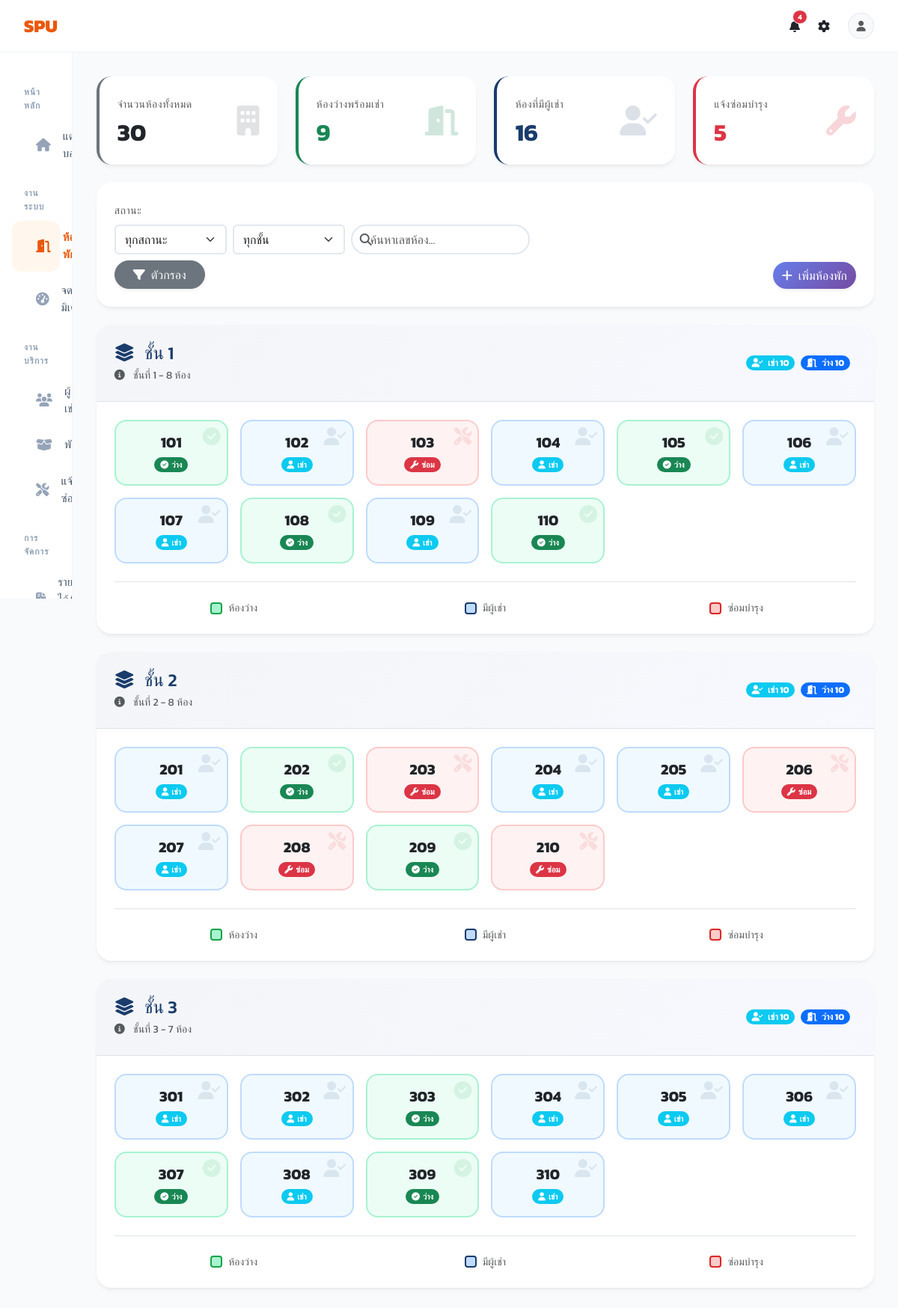
The app's page /rooms/ (signed in) with its own data.
### apps/rooms/models.py (models this page shows, shortened)
class Room(models.Model):
    ROOM_TYPES = [
        ('รายเดือน', 'รายเดือน'),
        ('รายวัน', 'รายวัน'),
    ]
    STATUS_CHOICES = [
        ('ว่าง', 'ว่าง'),
        ('ไม่ว่าง', 'ไม่ว่าง'),
        ('ซ่อมบำรุง', 'ซ่อมบำรุง'),
    ]
    room_number = models.CharField(max_length=20, unique=True)
    floor = models.PositiveIntegerField()
    room_type = models.CharField(max_length=20, choices=ROOM_TYPES, default='รายเดือน')
    size_sqm = models.DecimalField(max_digits=6, decimal_places=2, default=0.00)
    monthly_rent = models.DecimalField(max_digits=10, decimal_places=2, default=0.00)
    elec_rate = models.DecimalField(max_digits=5, decimal_places=2, default=7.00)
    water_rate = models.DecimalField(max_digits=5, decimal_places=2, default=18.00)
    status = models.CharField(max_length=20, choices=STATUS_CHOICES, default='ว่าง')
    description = models.TextField(blank=True)
    image = models.ImageField(upload_to='rooms/', blank=True, null=True)
    created_at = models.DateTimeField(auto_now_add=True)
    class Meta:
        ordering = ['floor', 'room_number']

### apps/rooms/views.py (the view)
# urls.py: path('', views.room_list, name='list'),
@login_required
def room_list(request):
    rooms = Room.objects.select_related('current_tenant').order_by('floor', 'room_number')
    status_filter = request.GET.get('status', '')
    floor_filter = request.GET.get('floor', '')
    search_query = request.GET.get('search', '').strip()
    if status_filter:
        rooms = rooms.filter(status=status_filter)
    if floor_filter:
        rooms = rooms.filter(floor=floor_filter)
    if search_query:
        rooms = rooms.filter(
        Q(room_number__icontains=search_query) |
        Q(current_tenant__first_name__icontains=search_query) |
        Q(current_tenant__last_name__icontains=search_query)
    )
    rooms_by_floor = {}
    for room in rooms:
        if room.floor not in rooms_by_floor:
            rooms_by_floor[room.floor] = []
        rooms_by_floor[room.floor].append(room)
    context = {
        'rooms_by_floor': rooms_by_floor,
        'status_filter': status_filter,
        'search_query': search_query,
        'floor_filter': floor_filter,
        'floors': Room.objects.values_list('floor', flat=True).distinct().order_by('floor'),
        'available_count': Room.objects.filter(status='ว่าง').count(),
        'occupied_count': Room.objects.filter(status='ไม่ว่าง').count(),
        'maintenance_count': Room.objects.filter(status='ซ่อมบำรุง').count(),
        'total_rooms': Room.objects.count(),
    }
    return render(request, 'rooms/room_list.html', context)

### apps/parcels/context_processors.py (called while the page is built)
def parcel_context(request):
    if request.user.is_authenticated:
        try:
            role = request.user.profile.role if hasattr(request.user, 'profile') else 'Admin'
            if role == 'Tenant':
                count = Parcel.objects.filter(
                    room__current_tenant__email=request.user.email,
                    status='pending'
                ).count()
            else:
                count = Parcel.objects.filter(status='pending').count()
        except Exception:
            count = 0
        return {'pending_parcels_count': count}
    return {'pending_parcels_count': 0}

### apps/rooms/templates/rooms/room_list.html (shortened to what this page needs)
{% extends 'base.html' %}
{% block content %}
<div class="row g-4 mb-4">
    <div class="col-md-3">
        <div class="sys-card p-4 h-100 border-start border-4 border-secondary">
            <div class="d-flex align-items-center justify-content-between">
                <div>
                    <span class="text-muted small fw-medium text-uppercase" style="letter-spacing: 0.5px;">จำนวนห้องทั้งหมด</span>
                    <h2 class="fw-bold text-dark mb-0 mt-2">{{ total_rooms }}</h2>
                </div>
                <i class="fa-solid fa-building text-secondary" style="font-size: 2.5rem; opacity: 0.2;"></i>
            </div>
        </div>
    </div>
    <div class="col-md-3">
        <div class="sys-card p-4 h-100 border-start border-4 border-success">
            <div class="d-flex align-items-center justify-content-between">
                <div>
                    <span class="text-muted small fw-medium text-uppercase" style="letter-spacing: 0.5px;">ห้องว่างพร้อมเช่า</span>
                    <h2 class="fw-bold text-success mb-0 mt-2">{{ available_count }}</h2>
                </div>
                <i class="fa-solid fa-door-open text-success" style="font-size: 2.5rem; opacity: 0.2;"></i>
            </div>
        </div>
    </div>
    <div class="col-md-3">
        <div class="sys-card p-4 h-100 border-start border-4" style="border-color: #1A3C6C !important;">
            <div class="d-flex align-items-center justify-content-between">
                <div>
                    <span class="text-muted small fw-medium text-uppercase" style="letter-spacing: 0.5px;">ห้องที่มีผู้เช่า</span>
                    <h2 class="fw-bold mb-0 mt-2" style="color: #1A3C6C;">{{ occupied_count }}</h2>
                </div>
                <i class="fa-solid fa-user-check" style="font-size: 2.5rem; opacity: 0.15; color: #1A3C6C;"></i>
            </div>
        </div>
    </div>
    <div class="col-md-3">
        <div class="sys-card p-4 h-100 border-start border-4 border-danger">
            <div class="d-flex align-items-center justify-content-between">
                <div>
                    <span class="text-muted small fw-medium text-uppercase" style="letter-spacing: 0.5px;">แจ้งซ่อมบำรุง</span>
                    <h2 class="fw-bold text-danger mb-0 mt-2">{{ maintenance_count }}</h2>
                </div>
                <i class="fa-solid fa-wrench text-danger" style="font-size: 2.5rem; opacity: 0.2;"></i>
            </div>
        </div>
    </div>
</div>
<div class="sys-card mb-4">
    <div class="p-4">
        <div class="row g-3 align-items-end">
            <div class="col-12 col-sm-auto">
                <label class="form-label text-muted small fw-medium text-uppercase mb-2" style="letter-spacing: 0.5px;">สถานะ</label>
                <form id="filterForm" method="get" class="d-flex flex-wrap gap-2">
                    <select name="status" class="form-select" id="statusFilter" style="max-width: 150px;">
                        <option value="">ทุกสถานะ</option>
                    </select>
                    <select name="floor" class="form-select" id="floorFilter" style="max-width: 150px;">
                        <option value="">ทุกชั้น</option>
                    </select>
                    <div class="position-relative" style="min-width: 220px;">
                        <i class="fa-solid fa-magnifying-glass position-absolute text-muted" style="left:12px; top:50%; transform:translateY(-50%); z-index:1;"></i>
                        <input type="text" name="search" class="form-control ps-4"
                               placeholder="ค้นหาเลขห้อง..."
                               value="{{ search_query }}"
                               style="border: 2px solid #e2e8f0; border-radius: 10px;">
                    </div>
                    <button type="submit" class="btn btn-secondary shadow-sm px-4">
                        <i class="fa-solid fa-filter me-2"></i>ตัวกรอง
                    </button>
                </form>
            </div>
            <div class="col-12 col-sm-auto ms-sm-auto">
                <a href="{% url 'rooms:create' %}" class="btn btn-primary shadow-sm d-inline-flex align-items-center gap-2">
                    <i class="fa-solid fa-plus"></i> เพิ่มห้องพัก
                </a>
            </div>
        </div>
    </div>
</div>
<div class="row g-4">
    {% for floor, rooms in rooms_by_floor.items %}
    <div class="col-12">
        <div class="sys-card overflow-hidden">
            <div class="p-4 border-bottom" style="background: linear-gradient(135deg, rgba(26, 60, 108, 0.05) 0%, rgba(102, 126, 234, 0.05) 100%);">
                <div class="d-flex justify-content-between align-items-center">
                    <div>
                        <h4 class="mb-1" style="color: #1A3C6C;">
                            <i class="fa-solid fa-layer-group me-2"></i>
                            ชั้น {{ floor }}
                        </h4>
                        <p class="text-muted small mb-0">
                            <i class="fa-solid fa-info-circle me-2"></i>
                            {% if floor == 1 or floor == 2 %}
                                ชั้นที่ {{ floor }} - 8 ห้อง
                            {% else %}
                                ชั้นที่ {{ floor }} - 7 ห้อง
                            {% endif %}
                        </p>
                    </div>
                    <div class="text-end">
                        <span class="badge bg-primary float-end me-2">
                            <i class="fa-solid fa-door-open me-1"></i>
                            ว่าง {{ rooms|dictsort:"status"|length }}
                        </span>
                        <span class="badge bg-info float-end me-2">
                            <i class="fa-solid fa-user-check me-1"></i>
                            เช่า {{ rooms|dictsort:"status"|length }}
                        </span>
                    </div>
                </div>
            </div>
            <div class="p-4">
                <div class="row g-3">
                    {% for room in rooms %}
                    <div class="col-6 col-sm-4 col-md-3 col-lg-2">
                        <a href="{% url 'rooms:detail' room.pk %}" class="text-decoration-none d-block h-100">
                            <div class="room-card h-100 position-relative overflow-hidden"
                                 data-status="{{ room.status }}"
                                 data-room-number="{{ room.room_number }}">
                                <div class="room-background h-100 p-3 d-flex flex-column align-items-center justify-content-center position-relative"
                                     style="background-color: {% if room.status == 'ว่าง' %}#ecfdf5{% elif room.status == 'ไม่ว่าง' %}#f0f9ff{% else %}#fef2f2{% endif %}; border: 2px solid {% if room.status == 'ว่าง' %}#a7f3d0{% elif room.status == 'ไม่ว่าง' %}#bfdbfe{% else %}#fecaca{% endif %}; border-radius: 16px; transition: all 0.3s cubic-bezier(0.4, 0, 0.2, 1);">
                                    <div class="position-absolute top-0 end-0" style="opacity: 0.1; margin: 8px;">
                                        {% if room.status == 'ว่าง' %}
                                            <i class="fa-solid fa-circle-check" style="font-size: 24px; color: #16a34a;"></i>
                                        {% elif room.status == 'ไม่ว่าง' %}
                                            <i class="fa-solid fa-user-check" style="font-size: 24px; color: #1A3C6C;"></i>
                                        {% else %}
                                            <i class="fa-solid fa-tools" style="font-size: 24px; color: #dc2626;"></i>
                                        {% endif %}
                                    </div>
                                    <h5 class="fw-bold mb-2 text-dark">{{ room.room_number }}</h5>
                                    <span class="badge
                                        {% if room.status == 'ว่าง' %}bg-success
                                        {% elif room.status == 'ไม่ว่าง' %}bg-info
                                        {% else %}bg-danger{% endif %}"
                                       style="font-size: 11px; padding: 4px 8px;">
                                        {% if room.status == 'ว่าง' %}
                                            <i class="fa-solid fa-circle-check me-1"></i>ว่าง
                                        {% elif room.status == 'ไม่ว่าง' %}
                                            <i class="fa-solid fa-user me-1"></i>เช่า
                                        {% else %}
                                            <i class="fa-solid fa-wrench me-1"></i>ซ่อม
                                        {% endif %}
                                    </span>
                                </div>
                            </div>
                        </a>
                    </div>
                    {% endfor %}
                </div>
                <div class="mt-4 pt-4 border-top">
                    <div class="row g-3 text-center small">
                        <div class="col-4">
                            <div class="d-flex align-items-center justify-content-center gap-2">
                                <div style="width: 16px; height: 16px; background-color: #a7f3d0; border: 2px solid #16a34a; border-radius: 4px;"></div>
                                <span class="text-muted">ห้องว่าง</span>
                            </div>
                        </div>
                        <div class="col-4">
                            <div class="d-flex align-items-center justify-content-center gap-2">
                                <div style="width: 16px; height: 16px; background-color: #bfdbfe; border: 2px solid #1A3C6C; border-radius: 4px;"></div>
                                <span class="text-muted">มีผู้เช่า</span>
                            </div>
                        </div>
                        <div class="col-4">
                            <div class="d-flex align-items-center justify-content-center gap-2">
                                <div style="width: 16px; height: 16px; background-color: #fecaca; border: 2px solid #dc2626; border-radius: 4px;"></div>
                                <span class="text-muted">ซ่อมบำรุง</span>
                            </div>
                        </div>
                    </div>
                </div>
            </div>
        </div>
    </div>
    {% endfor %}
</div>
{% endblock %}

### static/css/style.css (style rules this page uses)
:root { --brand-primary: #ea580c; --brand-primary-hover: #c2410c; --brand-navy: #1e293b; --brand-blue: #3b82f6; --brand-green: #10b981; --brand-red: #ef4444; --brand-orange: #f97316; --sidebar-bg: #FFFFFF; --sidebar-hover: #f8fafc; --bg-body: #f1f5f9; --card-bg: #FFFFFF; --white: #ffffff; --text-dark: #1e293b; --text-muted: #64748b; --border-color: #e2e8f0; --rounded-lg: 20px; --card-shadow: 0 4px 6px -1px rgba(0, 0, 0, 0.05), 0 2px 4px -2px rgba(0, 0, 0, 0.05); --card-shadow-hover: 0 10px 15px -3px rgba(0, 0, 0, 0.1), 0 4px 6px -4px rgba(0, 0, 0, 0.1); }
body { background-color: var(--bg-body); font-family: 'Kanit', sans-serif !important; color: var(--text-dark); overflow-x: hidden; }
.sys-card, .card, .btn, .list-group-item, .form-control, .badge { border-radius: var(--rounded-lg) !important; }
.sys-card { background: var(--card-bg); border: none; box-shadow: var(--card-shadow); transition: all 0.3s cubic-bezier(0.4, 0, 0.2, 1); }
.btn-primary { background-color: var(--brand-primary); border-color: var(--brand-primary); }

### templates/base.html (style rules this page uses)
body { background-color: #f8fafc; font-family: 'Kanit', sans-serif !important; }

### apps/rooms/templates/rooms/room_list.html (style rules this page uses)
.room-card { cursor: pointer; transition: all 0.3s cubic-bezier(0.4, 0, 0.2, 1); }
.btn-primary { background: linear-gradient(135deg, #667eea 0%, #764ba2 100%); border: none; transition: all 0.3s ease; }
.badge { transition: all 0.3s ease; }
.form-select { border: 2px solid #e2e8f0; transition: all 0.3s ease; }

### records on screen
Room: floor "1", status.status "10", room_number "101", shows "ว่าง"
Room: room_number "102", shows "เช่า"
Room: room_number "103", shows "ซ่อม"
Room: room_number "104", shows "เช่า"
Room: room_number "105", shows "ว่าง"
Room: room_number "106", shows "เช่า"
Room: room_number "107", shows "เช่า"
Room: room_number "108", shows "ว่าง"
Room: room_number "109", shows "เช่า"
Room: room_number "110", shows "ว่าง"
Room: floor "2", status.status "10", room_number "201", shows "เช่า"
Room: room_number "202", shows "ว่าง"
Room: room_number "203", shows "ซ่อม"
Room: room_number "204", shows "เช่า"
Room: room_number "205", shows "เช่า"
Room: room_number "206", shows "ซ่อม"
Room: room_number "207", shows "เช่า"
Room: room_number "208", shows "ซ่อม"
Room: room_number "209", shows "ว่าง"
Room: room_number "210", shows "ซ่อม"
Room: floor "3", status.status "10", room_number "301", shows "เช่า"
Room: room_number "302", shows "เช่า"
Room: room_number "303", shows "ว่าง"
Room: room_number "304", shows "เช่า"
Room: room_number "305", shows "เช่า"
Room: room_number "306", shows "เช่า"
Room: room_number "307", shows "ว่าง"
Room: room_number "308", shows "เช่า"
Room: room_number "309", shows "ว่าง"
Room: room_number "310", shows "เช่า"

### other values on screen
{{ pending_parcels_count }} "4"
{{ total_rooms }} "30"
{{ available_count }} "9"
{{ occupied_count }} "16"
{{ maintenance_count }} "5"
